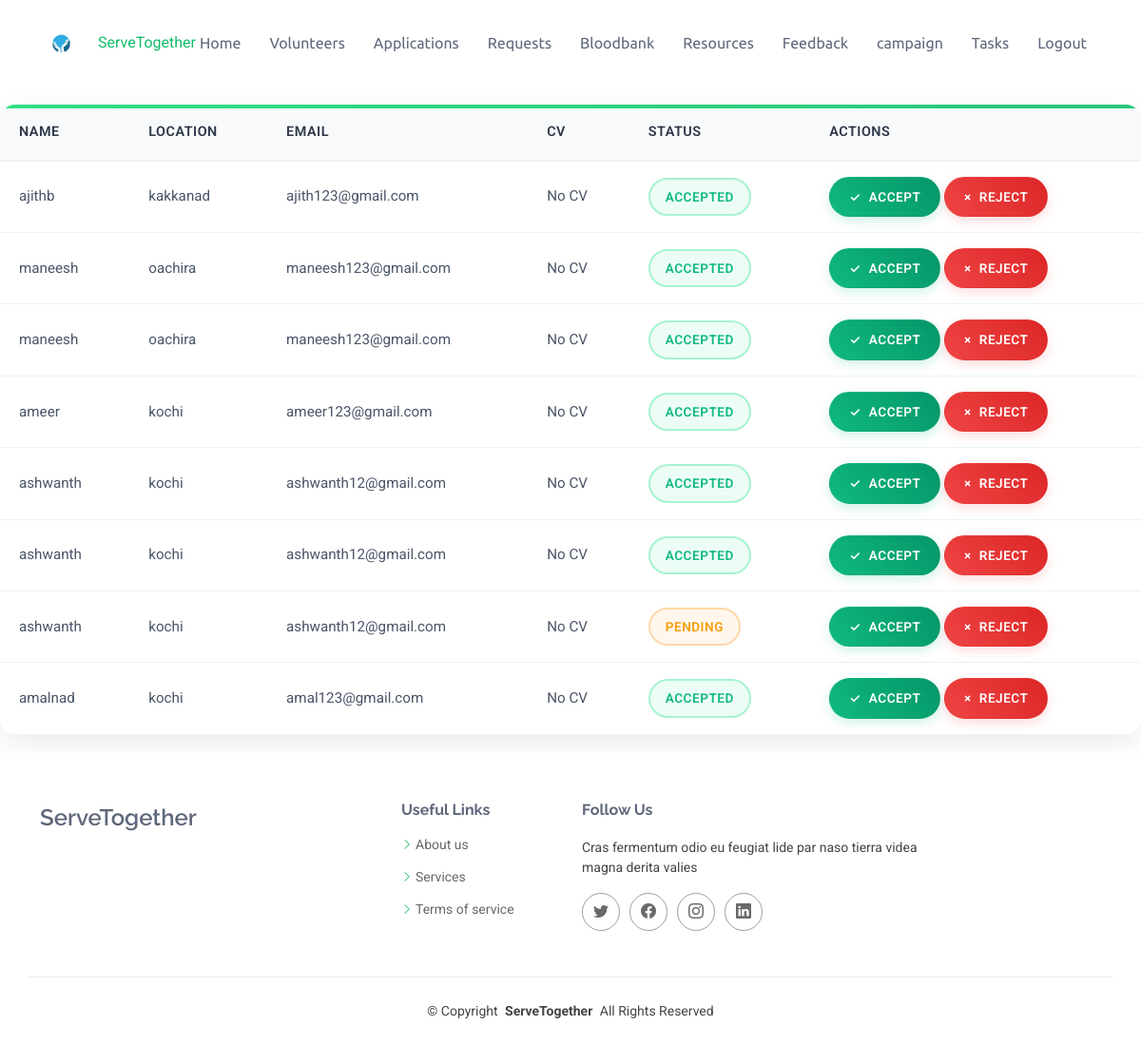
Page /applications/ (signed in) on the earlier database version.
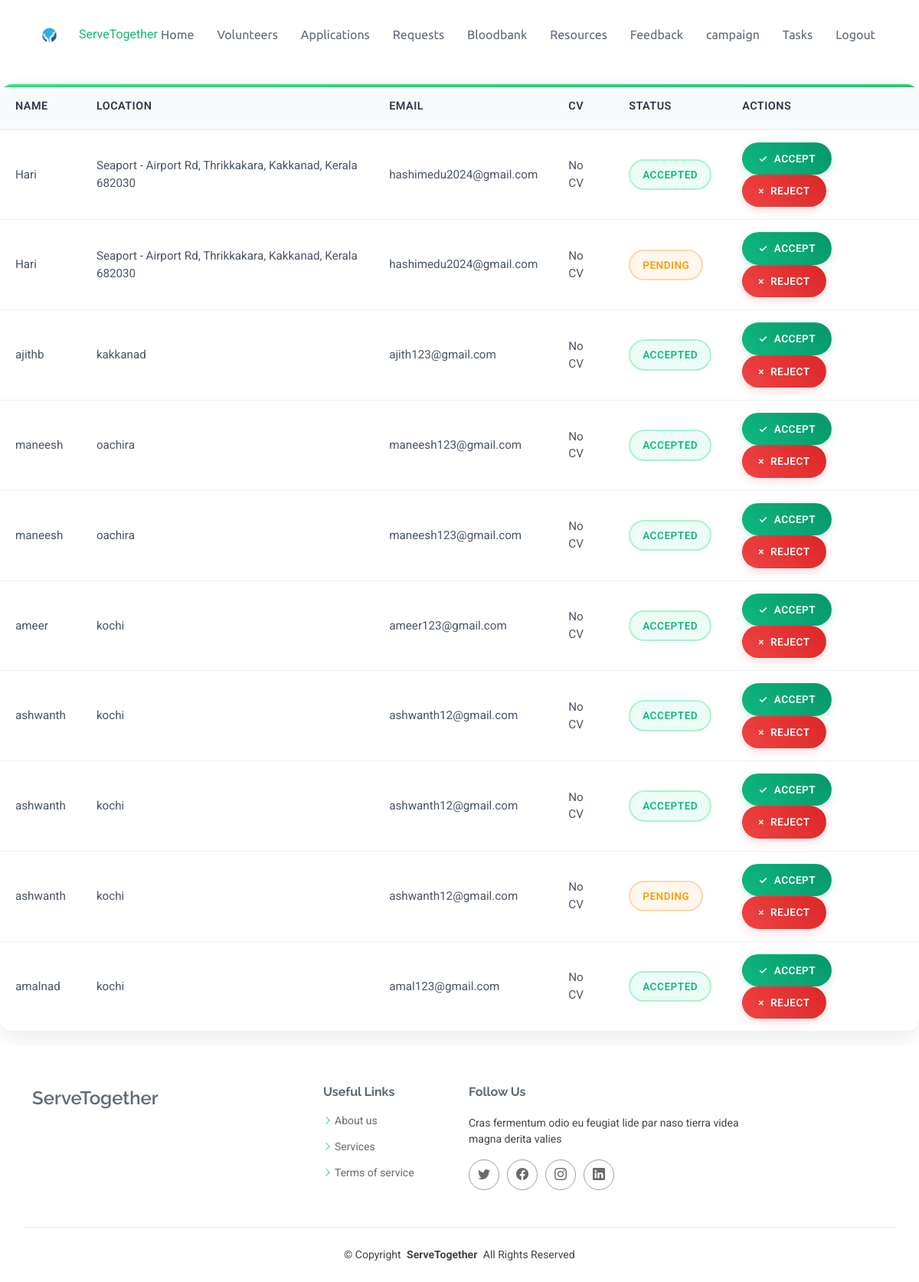
Same page on the later database version.
### core/models.py (models this page shows, shortened)
class VolunteerApplication(models.Model):
    STATUS_CHOICES = [
        ('Pending', 'Pending'),
        ('Accepted', 'Accepted'),
        ('Rejected', 'Rejected'),
    ]
    GENDER_CHOICES = [
        ('Male', 'Male'),
        ('Female', 'Female'),
        ('Other', 'Other'),
    ]
    name = models.CharField(max_length=100)
    location = models.CharField(max_length=225, null=True)
    gender = models.CharField(max_length=10, choices=GENDER_CHOICES)
    age = models.PositiveIntegerField()
    qualification = models.CharField(max_length=255)
    certifications = models.TextField(blank=True, null=True)
    contact_details = models.CharField(max_length=100, null=True)
    email = models.EmailField(max_length=200, null=True)
    applied_at = models.DateTimeField(auto_now_add=True)
    status = models.CharField(max_length=10, choices=STATUS_CHOICES, default='Pending')
    role = models.ForeignKey('Role', on_delete=models.SET_NULL, null=True, blank=True)
    profile_picture = models.ImageField(upload_to='images/', null=True, blank=True)
    user = models.ForeignKey(User, on_delete=models.SET_NULL, null=True, blank=True)
    cv = models.FileField(upload_to='cvs/', null=True, blank=True)

### core/views.py (the view)
# urls.py: path('applications/', view_applications, name='view_applications'),
@login_required
@user_passes_test(is_admin)
def view_applications(request):
    applications = VolunteerApplication.objects.all().order_by('-applied_at')
    return render(request, 'view_applications.html', {'applications': applications})

### core/views.py (called while the page is built)
def is_admin(user):
    return user.is_staff

### core/templates/view_applications.html (shortened to what this page needs)
{% extends 'base.html' %}
{% block content %}
<div class="table-container">
    <table>
        <thead>
            <tr>
                <th>Name</th>
                <th>Location</th>
                <th>Email</th>
                <th>CV</th>
                <th>Status</th>
                <th>Actions</th>
            </tr>
        </thead>
        <tbody>
            {% for application in applications %}
            <tr>
                <td>{{ application.name }}</td>
                <td>{{ application.location }}</td>
                <td>{{ application.email }}</td>
                <td>
    {% if application.cv %}
        <a href="{{ application.cv.url }}" target="_blank" class="btn btn-cv">View CV</a>
    {% else %}
        No CV
    {% endif %}
</td>
                <td>
                    <span class="status-badge {{ application.status|lower }}">
                        {{ application.status }}
                    </span>
                </td>
                <td>
                    <a href="{% url 'update_application_status' application.id 'Accepted' %}" class="btn btn-accept">Accept</a>
                    <a href="{% url 'update_application_status' application.id 'Rejected' %}" class="btn btn-reject">Reject</a>
                </td>
            </tr>
            {% empty %}
            <tr>
                <td colspan="6" class="no-data">No applications found</td>
            </tr>
            {% endfor %}
        </tbody>
    </table>
</div>
{%endblock%}

Differences in the rows shown:
added VolunteerApplication: name "Hari", location "Seaport - Airport Rd, Thrikkakara, Kakkanad, Kerala 682030", email "hashimedu2024@gmail.com", cv "No CV", status "ACCEPTED"
added VolunteerApplication: name "Hari", location "Seaport - Airport Rd, Thrikkakara, Kakkanad, Kerala 682030", email "hashimedu2024@gmail.com", cv "No CV", status "PENDING"
